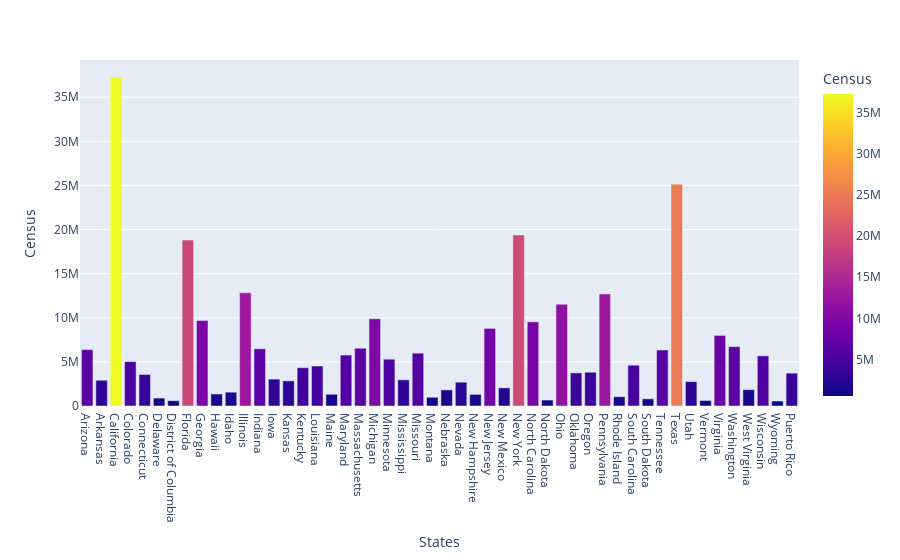

The cell this chart's notebook holds for it:
### Markdown cell above
## Tying it all together

### Code cell
import pandas as pd
import numpy as np

df = pd.read_excel('https://www2.census.gov/programs-surveys/popest/tables/2010-2019/state/totals/nst-est2019-01.xlsx')
new_header = df.iloc[2] 
df = df[10:-5]
df.dropna(inplace = True)
df = df.replace('[^a-zA-Z0-9 ]', '', regex=True)
df.columns = new_header
df.rename(columns = {np.NaN : 'States'}, inplace= True)

import plotly.express as px
data = px.data.gapminder()

fig = px.bar(df, x='States', y='Census',
             hover_data=['Census'], color='Census',
             labels={'pop':'population'}, height=400)
fig.show()

### Figure 1 — Plotly figure (JSON) as saved in the notebook; plotly's stock layout.template omitted (floating-point values rounded to 4 significant figures)
{"data": [{"alignmentgroup": "True", "customdata": [[6392017], [2915918], [37253956], [5029196], [3574097], [897934], [601723], [18801310], [9687653], [1360301], [1567582], [12830632], [6483802], [3046355], [2853118], [4339367], [4533372], [1328361], [5773552], [6547629], [9883640], [5303925], [2967297], [5988927], [989415], [1826341], [2700551], [1316470], [8791894], [2059179], [19378102], [9535483], [672591], [11536504], [3751351], [3831074], [12702379], [1052567], [4625364], [814180], [6346105], [25145561], [2763885], [625741], [8001024], [6724540], [1852994], [5686986], [563626], [3725789]], "hovertemplate": "States=%{x}<br>Census=%{marker.color}<extra></extra>", "legendgroup": "", "marker": {"color": [6392017, 2915918, 37253956, 5029196, 3574097, 897934, 601723, 18801310, 9687653, 1360301, 1567582, 12830632, 6483802, 3046355, 2853118, 4339367, 4533372, 1328361, 5773552, 6547629, 9883640, 5303925, 2967297, 5988927, 989415, 1826341, 2700551, 1316470, 8791894, 2059179, 19378102, 9535483, 672591, 11536504, 3751351, 3831074, 12702379, 1052567, 4625364, 814180, 6346105, 25145561, 2763885, 625741, 8001024, 6724540, 1852994, 5686986, 563626, 3725789], "coloraxis": "coloraxis"}, "name": "", "offsetgroup": "", "orientation": "v", "showlegend": false, "textposition": "auto", "type": "bar", "x": ["Arizona", "Arkansas", "California", "Colorado", "Connecticut", "Delaware", "District of Columbia", "Florida", "Georgia", "Hawaii", "Idaho", "Illinois", "Indiana", "Iowa", "Kansas", "Kentucky", "Louisiana", "Maine", "Maryland", "Massachusetts", "Michigan", "Minnesota", "Mississippi", "Missouri", "Montana", "Nebraska", "Nevada", "New Hampshire", "New Jersey", "New Mexico", "New York", "North Carolina", "North Dakota", "Ohio", "Oklahoma", "Oregon", "Pennsylvania", "Rhode Island", "South Carolina", "South Dakota", "Tennessee", "Texas", "Utah", "Vermont", "Virginia", "Washington", "West Virginia", "Wisconsin", "Wyoming", "Puerto Rico"], "xaxis": "x", "y": [6392017, 2915918, 37253956, 5029196, 3574097, 897934, 601723, 18801310, 9687653, 1360301, 1567582, 12830632, 6483802, 3046355, 2853118, 4339367, 4533372, 1328361, 5773552, 6547629, 9883640, 5303925, 2967297, 5988927, 989415, 1826341, 2700551, 1316470, 8791894, 2059179, 19378102, 9535483, 672591, 11536504, 3751351, 3831074, 12702379, 1052567, 4625364, 814180, 6346105, 25145561, 2763885, 625741, 8001024, 6724540, 1852994, 5686986, 563626, 3725789], "yaxis": "y"}], "layout": {"autosize": true, "barmode": "relative", "coloraxis": {"colorbar": {"title": {"text": "Census"}}, "colorscale": [[0, "#0d0887"], [0.1111, "#46039f"], [0.2222, "#7201a8"], [0.3333, "#9c179e"], [0.4444, "#bd3786"], [0.5556, "#d8576b"], [0.6667, "#ed7953"], [0.7778, "#fb9f3a"], [0.8889, "#fdca26"], [1, "#f0f921"]]}, "legend": {"tracegroupgap": 0}, "margin": {"t": 60}, "xaxis": {"anchor": "y", "autorange": true, "domain": [0, 1], "range": [-0.5, 49.5], "title": {"text": "States"}, "type": "category"}, "yaxis": {"anchor": "x", "autorange": true, "domain": [0, 1], "range": [0, 39210000.0], "title": {"text": "Census"}, "type": "linear"}}}
